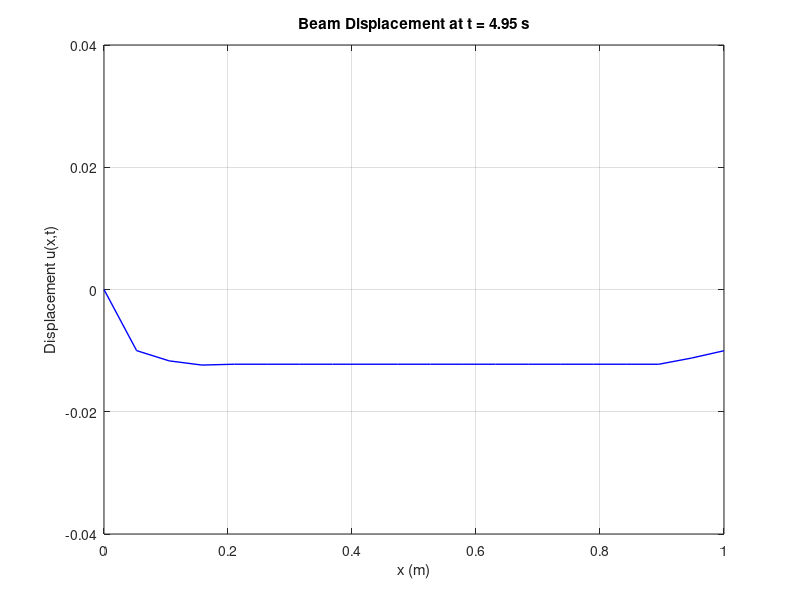

This figure's MATLAB source:
% 1D Beam Equation with Time Component (Finite Difference Method)
% Author: Bright Vordey
clc; clear; close all;

 % Parameters
L = 1;   % Length of the domain
T = 5;  % Total time
M = 20;   % Number of spatial points

EI = 1e-4;              % Flexural rigidity (N·m^2)
rho = 1;               % Density of the beam (kg/m)
A = 1;                 % Cross-sectional area of the beam (m^2)


% Other special parameters
beta = 0.1;
kappa = 0.1;

% Obstacle Position
obstaclePosition = -0.01;
% Velocity 
initialVelocity = 0.01;

t0 = -obstaclePosition / initialVelocity;      % Time step size

% RHS
force = -0.001;         % External forcing function f(x, t)

alpha = EI / (rho * A); % Wave propagation constant

% Spatial and time steps
dx = L / (M-1);
dt = 0.01;
N = T / dt;          % Number of time steps

% Stability condition
CFL = alpha * dt / dx^4; % Courant number (stability condition)

if CFL > 1
    error('CFL condition violated! Reduce dt or increase dx.');
end

% Tolerance
Tol = 1e-5;

% Initialize solution arrays
u = zeros(N,M);

% Initial condition
u(1,:) = 0;  
u(2,:) = 0;

% Time-stepping loop
for j = 2:N-1
    for i = 3:M-2
        u(j+1,i) = 2 * u(j,i) ...
                   - u(j-1,i) ...
                   + alpha^2 * (dt^2 / dx^4) * (u(j,i+2) - 4 * u(j,i+1) + 6 * u(j,i) - 4 * u(j,i-1) + u(j,i-2)) ...
                   + (dt^2) * force;
    end
    % Left end boundary condition
    u(j+1,1) = 0;
    u(j+1,2) = -initialVelocity * t0;


    % The point before the contact point M-1;
    u(j+1,M-1)  = dt^2*(force + (2*u(j,M-1) - u(j-1,M-1))/dt^2 - (alpha^2*(24*u(j,M-1) + 20*u(j,M) - 12*u(j,M-1)))/dx^4);


    % Contact conditions at the right end
    if abs(u(j,M) - obstaclePosition) < Tol || u(j,M) < obstaclePosition

        u_2 = u(j+1,M-2);
        u_1 = u(j+1,M-1);
        u_p = u(j,M);

        contactConditionFun = @(u) alpha^2 * (((30*alpha^2*dt*u + 16*beta*dx^3*u_p - 16*beta*dx^3*u - 32*alpha^2*u_1*dt + 9*alpha^2*u_2*dt + 16*dx^3*kappa*dt*u - 16*dx^3*kappa*dt*obstaclePosition)/(7*alpha^2*dt)) ...
                                       - ((15*alpha^2*dt*u + beta*dx^3*u_p - beta*dx^3*u - 9*alpha^2*u_1*dt + alpha^2*u_2*dt + dx^3*kappa*dt*u - dx^3*kappa*dt*obstaclePosition)/(7*alpha^2*dt)) ...  
                                       + 2*u_1 - u_2) - 2*dx^3 * (kappa*u - kappa*obstaclePosition - beta*((u - u_p)/dt));

        initial_guess = u(j,M);
        u(j+1,M) = fsolve(contactConditionFun, initial_guess);  

    else
        u(j+1,M) = u(j+1, M-1);
    end
end

% Initialize grid
x = linspace(0, L, M);     % Spatial grid
t = linspace(0, T, N);     % Time grid


% Animate displacement
figure;
for n = 1:5:N
    plot(x, u(n, :), 'b', 'LineWidth', 1);
    axis([0 L -0.04 0.04]);
    xlabel('x (m)');
    ylabel('Displacement u(x,t)');
    title(['Beam Displacement at t = ' num2str((n-1)*dt) ' s']);
    grid on;
    pause(0.01);
end

% % Surface plot of displacement over time
% figure;
% surf(t, x, u', 'EdgeColor', 'none');
% xlabel('Time (s)');
% ylabel('x (m)');
% zlabel('Displacement u(x,t)');
% title('Beam Displacement Over Time');
% colormap jet;
% colorbar;
% view(45, 30);